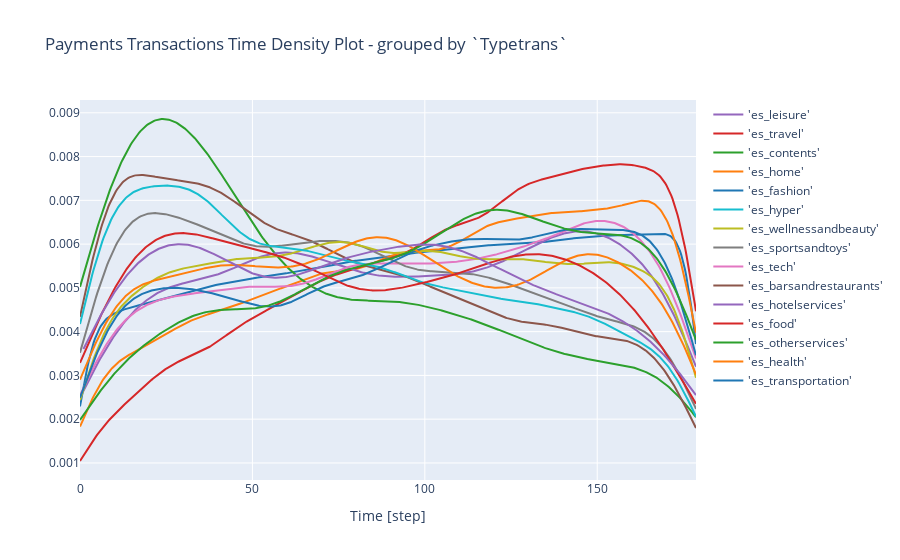

Here is the notebook cell this chart was saved with:
### Code cell
plot_distplot_grouped(data1, 'Typetrans')

### Figure 1 — Plotly figure (JSON) as saved in the notebook; plotly's stock layout.template omitted (floating-point values rounded to 4 significant figures; data arrays with more than 128 entries replaced by an {"elided": "..."} marker saying what was removed)
{"data": [{"legendgroup": "'es_transportation'", "marker": {"color": "rgb(31, 119, 180)"}, "mode": "lines", "name": "'es_transportation'", "showlegend": true, "type": "scatter", "x": {"elided": "500 float values"}, "xaxis": "x", "y": {"elided": "500 float values"}, "yaxis": "y"}, {"legendgroup": "'es_health'", "marker": {"color": "rgb(255, 127, 14)"}, "mode": "lines", "name": "'es_health'", "showlegend": true, "type": "scatter", "x": {"elided": "500 float values"}, "xaxis": "x", "y": {"elided": "500 float values"}, "yaxis": "y"}, {"legendgroup": "'es_otherservices'", "marker": {"color": "rgb(44, 160, 44)"}, "mode": "lines", "name": "'es_otherservices'", "showlegend": true, "type": "scatter", "x": {"elided": "500 float values"}, "xaxis": "x", "y": {"elided": "500 float values"}, "yaxis": "y"}, {"legendgroup": "'es_food'", "marker": {"color": "rgb(214, 39, 40)"}, "mode": "lines", "name": "'es_food'", "showlegend": true, "type": "scatter", "x": {"elided": "500 float values"}, "xaxis": "x", "y": {"elided": "500 float values"}, "yaxis": "y"}, {"legendgroup": "'es_hotelservices'", "marker": {"color": "rgb(148, 103, 189)"}, "mode": "lines", "name": "'es_hotelservices'", "showlegend": true, "type": "scatter", "x": {"elided": "500 float values"}, "xaxis": "x", "y": {"elided": "500 float values"}, "yaxis": "y"}, {"legendgroup": "'es_barsandrestaurants'", "marker": {"color": "rgb(140, 86, 75)"}, "mode": "lines", "name": "'es_barsandrestaurants'", "showlegend": true, "type": "scatter", "x": {"elided": "500 float values"}, "xaxis": "x", "y": {"elided": "500 float values"}, "yaxis": "y"}, {"legendgroup": "'es_tech'", "marker": {"color": "rgb(227, 119, 194)"}, "mode": "lines", "name": "'es_tech'", "showlegend": true, "type": "scatter", "x": {"elided": "500 float values"}, "xaxis": "x", "y": {"elided": "500 float values"}, "yaxis": "y"}, {"legendgroup": "'es_sportsandtoys'", "marker": {"color": "rgb(127, 127, 127)"}, "mode": "lines", "name": "'es_sportsandtoys'", "showlegend": true, "type": "scatter", "x": {"elided": "500 float values"}, "xaxis": "x", "y": {"elided": "500 float values"}, "yaxis": "y"}, {"legendgroup": "'es_wellnessandbeauty'", "marker": {"color": "rgb(188, 189, 34)"}, "mode": "lines", "name": "'es_wellnessandbeauty'", "showlegend": true, "type": "scatter", "x": {"elided": "500 float values"}, "xaxis": "x", "y": {"elided": "500 float values"}, "yaxis": "y"}, {"legendgroup": "'es_hyper'", "marker": {"color": "rgb(23, 190, 207)"}, "mode": "lines", "name": "'es_hyper'", "showlegend": true, "type": "scatter", "x": {"elided": "500 float values"}, "xaxis": "x", "y": {"elided": "500 float values"}, "yaxis": "y"}, {"legendgroup": "'es_fashion'", "marker": {"color": "rgb(31, 119, 180)"}, "mode": "lines", "name": "'es_fashion'", "showlegend": true, "type": "scatter", "x": {"elided": "500 float values"}, "xaxis": "x", "y": {"elided": "500 float values"}, "yaxis": "y"}, {"legendgroup": "'es_home'", "marker": {"color": "rgb(255, 127, 14)"}, "mode": "lines", "name": "'es_home'", "showlegend": true, "type": "scatter", "x": {"elided": "500 float values"}, "xaxis": "x", "y": {"elided": "500 float values"}, "yaxis": "y"}, {"legendgroup": "'es_contents'", "marker": {"color": "rgb(44, 160, 44)"}, "mode": "lines", "name": "'es_contents'", "showlegend": true, "type": "scatter", "x": {"elided": "500 float values"}, "xaxis": "x", "y": {"elided": "500 float values"}, "yaxis": "y"}, {"legendgroup": "'es_travel'", "marker": {"color": "rgb(214, 39, 40)"}, "mode": "lines", "name": "'es_travel'", "showlegend": true, "type": "scatter", "x": {"elided": "500 float values"}, "xaxis": "x", "y": {"elided": "500 float values"}, "yaxis": "y"}, {"legendgroup": "'es_leisure'", "marker": {"color": "rgb(148, 103, 189)"}, "mode": "lines", "name": "'es_leisure'", "showlegend": true, "type": "scatter", "x": {"elided": "500 float values"}, "xaxis": "x", "y": {"elided": "500 float values"}, "yaxis": "y"}], "layout": {"barmode": "overlay", "hovermode": "closest", "legend": {"traceorder": "reversed"}, "title": {"text": "Payments Transactions Time Density Plot - grouped by `Typetrans`"}, "xaxis": {"anchor": "y2", "domain": [0, 1], "title": {"text": "Time [step]"}, "zeroline": false}, "yaxis": {"anchor": "free", "domain": [0, 1], "position": 0}}}
